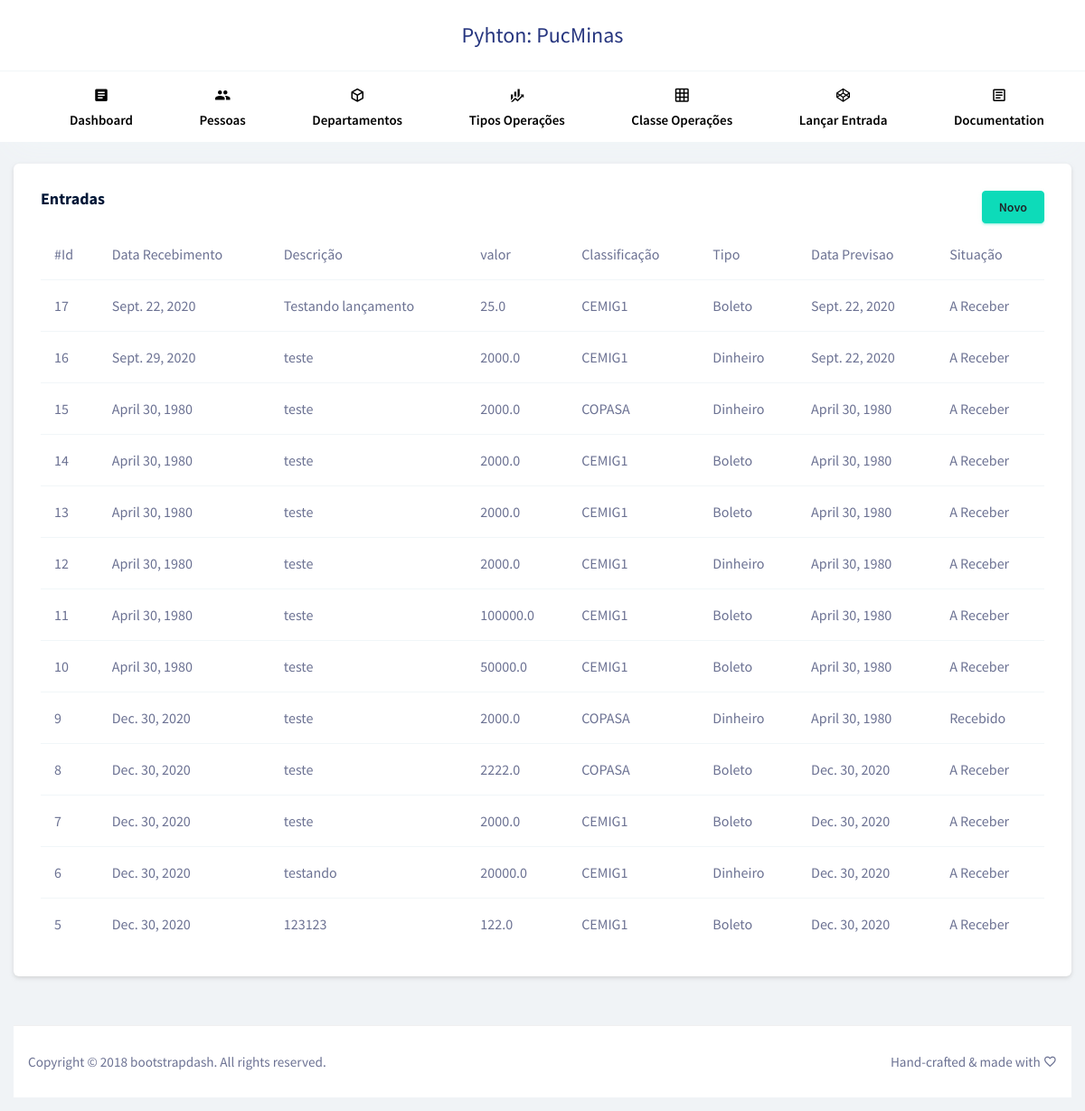
Page /operacao-financeira-entrada/ on the committed database.
### aplicacao/models/operacaoFinanceira.py (models this page shows, shortened)
class OperacaoFinanceira(models.Model):
    valor = models.FloatField(null=False)
    descricao = models.CharField(max_length=30)
    classificao_operacao = models.ForeignKey(
		ClassificacaoOperacao,
		on_delete=models.RESTRICT,
		null=True)
    tipo_operacao = models.ForeignKey(
		TipoOperacao,
		on_delete=models.RESTRICT,
		null=True)

class OperacaoFinanceiraEntrada(OperacaoFinanceira):
    data_previsao = models.DateField()
    data_recebimento = models.DateField()
    SITUACAO_CHOICES = [
		('1','Recebido'),
		('2','A Receber'),
	]
    situacao = models.CharField(
		max_length=2,
		choices=SITUACAO_CHOICES,
		default='1'
	)

class OperacaoFinanceira(models.Model):
    valor = models.FloatField(null=False)
    descricao = models.CharField(max_length=30)
    classificao_operacao = models.ForeignKey(
		ClassificacaoOperacao,
		on_delete=models.RESTRICT,
		null=True)
    tipo_operacao = models.ForeignKey(
		TipoOperacao,
		on_delete=models.RESTRICT,
		null=True)

### aplicacao/models/classificacaoOperacao.py (models this page shows)
class ClassificacaoOperacao(models.Model):
	nome = models.CharField(max_length=30)
	descricao = models.CharField(max_length=30)
	def __str__(self):
		return f"{self.nome}"

### aplicacao/models/tipoOperacao.py (models this page shows)
class TipoOperacao(models.Model):
	nome = models.CharField(max_length=30)
	descricao = models.CharField(max_length=30)
	def __str__(self):
		return f"{self.nome}"

### aplicacao/views/view_operacaoFinanceiraEntradas.py (the view)
def index(request):
    returnedObjects = OperacaoFinanceiraEntrada.objects.all().order_by('-id')
    dados = {"returnedObjectsList": returnedObjects}
    return render(request, "operacao-financeira-entrada/listar.html", dados)

### aplicacao/templates/operacao-financeira-entrada/listar.html
{% extends 'layout/app.html' %}
{% block xpto %}
<div class="row justify-content-md-center">
	<div class="col-12 grid-margin stretch-card">
		<div class="card">
			<div class="card-body">
				<div class="row">
					<div class="col-6"><h4 class="card-title">Entradas</h4></div>
					<div class="col-6" style="text-align:right"><a href="{% url 'operacao-financeira-entrada.create' %}" type="button" class="btn btn-success">Novo</a></div>
				</div>
				{% if returnedObjectsList %}
						<div class="table-responsive">
							<table class="table table-hover">
								<thead>
									<tr>
										<th>#Id</th>
										<th>Data Recebimento</th>
										<th>Descrição</th>
										<th>valor</th>
										<th>Classificação</th>
										<th>Tipo</th>
										<th>Data Previsao</th>
										<th>Situação</th>
									</tr>
								</thead>
								<tbody>
								{% for object in returnedObjectsList %}
									<tr style="cursor:pointer" onclick="window.location='{% url 'operacao-financeira-entrada.show' object.id %}'">
										<td>{{ object.id }}</td>
										<td>{{ object.data_recebimento }}</td>
										<td>{{ object.descricao }}</td>
										<td>{{ object.valor }}</td>
										<td>{{ object.classificao_operacao }}</td>
										<td>{{ object.tipo_operacao }}</td>
										<td>{{ object.data_previsao }}</td>
										<td>
											{% if object.situacao == '1' %}Recebido
											{% elif object.situacao == '2' %}A Receber
											{% else %} Não Indentificado
											{% endif %}
										</td>
									</tr>
								{% endfor %}
								</tbody>
							</table>
						</div>
				{% else %}
					<p>Não existem lançamentos</p>
				{% endif %}
			</div>
		</div>
	</div>
</div>
{% endblock %}

### rows in the picture
OperacaoFinanceiraEntrada: id "17", data_recebimento "Sept. 22, 2020", descricao "Testando lançamento", valor "25.0", classificao_operacao "CEMIG1", tipo_operacao "Boleto", data_previsao "Sept. 22, 2020", situacao "A Receber"
OperacaoFinanceiraEntrada: id "16", data_recebimento "Sept. 29, 2020", descricao "teste", valor "2000.0", classificao_operacao "CEMIG1", tipo_operacao "Dinheiro", data_previsao "Sept. 22, 2020", situacao "A Receber"
OperacaoFinanceiraEntrada: id "15", data_recebimento "April 30, 1980", descricao "teste", valor "2000.0", classificao_operacao "COPASA", tipo_operacao "Dinheiro", data_previsao "April 30, 1980", situacao "A Receber"
OperacaoFinanceiraEntrada: id "14", data_recebimento "April 30, 1980", descricao "teste", valor "2000.0", classificao_operacao "CEMIG1", tipo_operacao "Boleto", data_previsao "April 30, 1980", situacao "A Receber"
OperacaoFinanceiraEntrada: id "13", data_recebimento "April 30, 1980", descricao "teste", valor "2000.0", classificao_operacao "CEMIG1", tipo_operacao "Boleto", data_previsao "April 30, 1980", situacao "A Receber"
OperacaoFinanceiraEntrada: id "12", data_recebimento "April 30, 1980", descricao "teste", valor "2000.0", classificao_operacao "CEMIG1", tipo_operacao "Dinheiro", data_previsao "April 30, 1980", situacao "A Receber"
OperacaoFinanceiraEntrada: id "11", data_recebimento "April 30, 1980", descricao "teste", valor "100000.0", classificao_operacao "CEMIG1", tipo_operacao "Boleto", data_previsao "April 30, 1980", situacao "A Receber"
OperacaoFinanceiraEntrada: id "10", data_recebimento "April 30, 1980", descricao "teste", valor "50000.0", classificao_operacao "CEMIG1", tipo_operacao "Boleto", data_previsao "April 30, 1980", situacao "A Receber"
OperacaoFinanceiraEntrada: id "9", data_recebimento "Dec. 30, 2020", descricao "teste", valor "2000.0", classificao_operacao "COPASA", tipo_operacao "Dinheiro", data_previsao "April 30, 1980", situacao "Recebido"
OperacaoFinanceiraEntrada: id "8", data_recebimento "Dec. 30, 2020", descricao "teste", valor "2222.0", classificao_operacao "COPASA", tipo_operacao "Boleto", data_previsao "Dec. 30, 2020", situacao "A Receber"
OperacaoFinanceiraEntrada: id "7", data_recebimento "Dec. 30, 2020", descricao "teste", valor "2000.0", classificao_operacao "CEMIG1", tipo_operacao "Boleto", data_previsao "Dec. 30, 2020", situacao "A Receber"
OperacaoFinanceiraEntrada: id "6", data_recebimento "Dec. 30, 2020", descricao "testando", valor "20000.0", classificao_operacao "CEMIG1", tipo_operacao "Dinheiro", data_previsao "Dec. 30, 2020", situacao "A Receber"
OperacaoFinanceiraEntrada: id "5", data_recebimento "Dec. 30, 2020", descricao "123123", valor "122.0", classificao_operacao "CEMIG1", tipo_operacao "Boleto", data_previsao "Dec. 30, 2020", situacao "A Receber"
